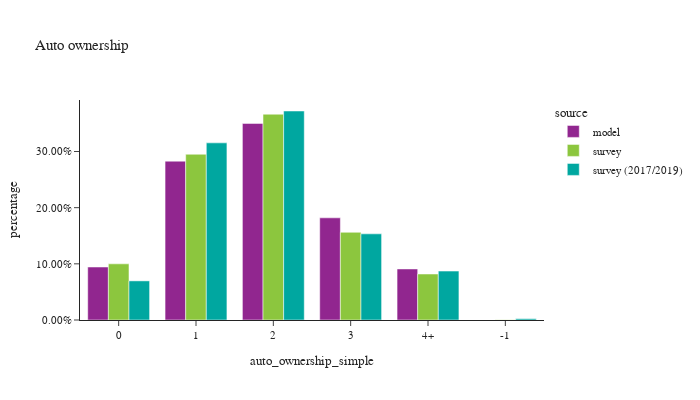

Notebook cell for this chart:
### Code cell
df_plot = hh.groupby(['source','auto_ownership_simple'])['hhexpfac'].sum().reset_index()
df_plot['percentage'] = df_plot.groupby(['source'], group_keys=False)['hhexpfac'].\
        apply(lambda x: x / float(x.sum()))

df_plot_ct = hh.groupby(['source','auto_ownership_simple'])['hhexpfac'].count().reset_index(). \
    rename(columns={'hhexpfac':'sample count'})
df_plot = df_plot.merge(df_plot_ct, on=['source','auto_ownership_simple'])

fig = px.bar(df_plot.sort_values(by=['source']), x="auto_ownership_simple", y="percentage", color="source",
             hover_data=['sample count'],
             barmode="group",title="Auto ownership")
fig.update_layout(height=400, width=700, font=dict(size=11),
                  yaxis=dict(tickformat=".2%"))
fig.show()

### Figure 1 — Plotly figure (JSON) as saved in the notebook; plotly's stock layout.template omitted (floating-point values rounded to 4 significant figures)
{"data": [{"alignmentgroup": "True", "customdata": [[163780], [490988], [607710], [315803], [157848]], "hovertemplate": "source=model<br>auto_ownership_simple=%{x}<br>percentage=%{y}<br>sample count=%{customdata[0]}<extra></extra>", "legendgroup": "model", "marker": {"color": "#91268F", "pattern": {"shape": ""}}, "name": "model", "offsetgroup": "model", "orientation": "v", "showlegend": true, "textposition": "auto", "type": "bar", "x": ["0", "1", "2", "3", "4+"], "xaxis": "x", "y": [0.09434, 0.2828, 0.35, 0.1819, 0.09092], "yaxis": "y"}, {"alignmentgroup": "True", "customdata": [[118], [268], [1034], [572], [1], [1576]], "hovertemplate": "source=survey<br>auto_ownership_simple=%{x}<br>percentage=%{y}<br>sample count=%{customdata[0]}<extra></extra>", "legendgroup": "survey", "marker": {"color": "#8CC63E", "pattern": {"shape": ""}}, "name": "survey", "offsetgroup": "survey", "orientation": "v", "showlegend": true, "textposition": "auto", "type": "bar", "x": ["4+", "3", "2", "0", "-1", "1"], "xaxis": "x", "y": [0.0819, 0.1562, 0.3664, 0.09999, 0.0003771, 0.2951], "yaxis": "y"}, {"alignmentgroup": "True", "customdata": [[347], [3], [1077], [2960], [1662], [141]], "hovertemplate": "source=survey (2017/2019)<br>auto_ownership_simple=%{x}<br>percentage=%{y}<br>sample count=%{customdata[0]}<extra></extra>", "legendgroup": "survey (2017/2019)", "marker": {"color": "#00A7A0", "pattern": {"shape": ""}}, "name": "survey (2017/2019)", "offsetgroup": "survey (2017/2019)", "orientation": "v", "showlegend": true, "textposition": "auto", "type": "bar", "x": ["3", "-1", "0", "1", "2", "4+"], "xaxis": "x", "y": [0.1534, 0.002342, 0.06967, 0.3154, 0.3721, 0.08708], "yaxis": "y"}], "layout": {"barmode": "group", "font": {"size": 11}, "height": 400, "legend": {"title": {"text": "source"}, "tracegroupgap": 0}, "title": {"text": "Auto ownership"}, "width": 700, "xaxis": {"anchor": "y", "domain": [0.0, 1.0], "title": {"text": "auto_ownership_simple"}}, "yaxis": {"anchor": "x", "domain": [0.0, 1.0], "tickformat": ".2%", "title": {"text": "percentage"}}}}
